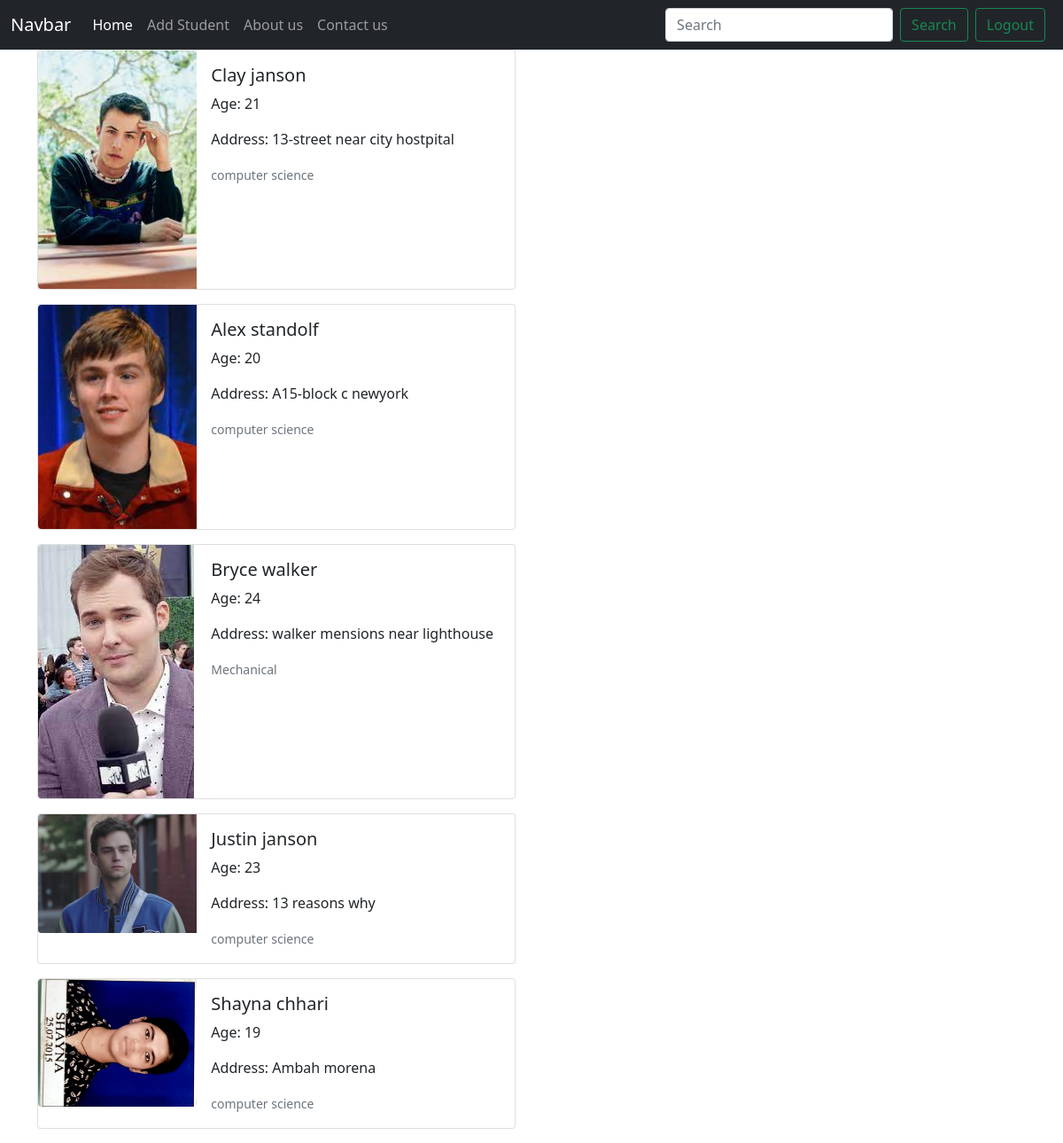
Before: / (signed in) with the older database file.
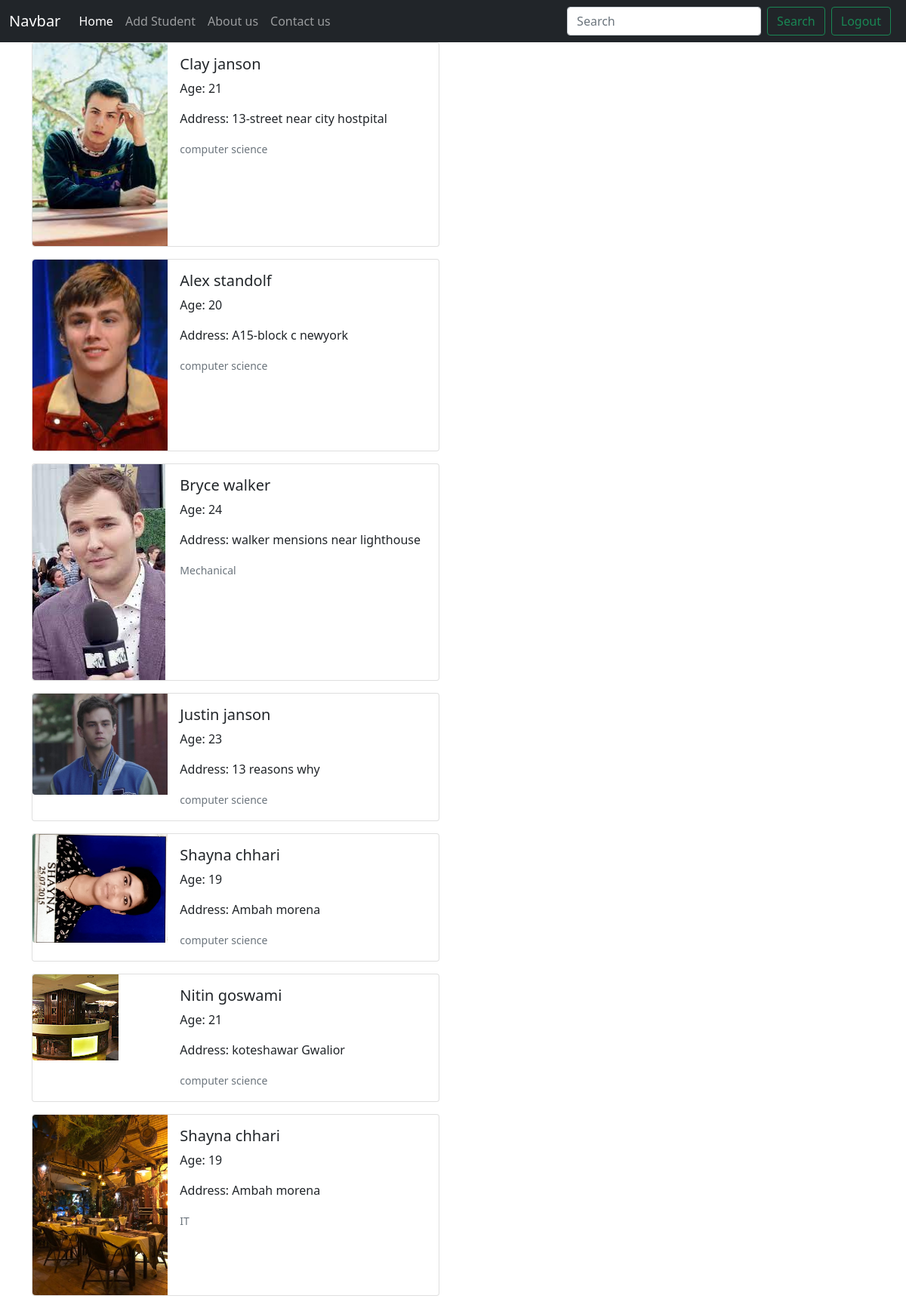
After: the same page with the newer database file.
### user/models.py (models this page shows, shortened)
class Student(models.Model):
    name = models.CharField(max_length=25)
    age = models.IntegerField()
    branch = models.CharField(max_length=20)
    address = models.CharField(max_length=100)
    image = models.ImageField(upload_to="user/student")

### user/views.py (the view)
# urls.py: path('', views.index, name='home'),
def index(request):
    if request.user.is_authenticated:
        students = Student.objects.all()
        context = {"students": students}
        return render(request, 'index.html', context)
    return redirect("/login")

### user/templates/index.html (shortened to what this page needs)
{% extends 'base.html' %}
{% block code %}
<div class="container">
    {% for student in students %}
    <div class="card mb-3" style="max-width: 540px;">
        <div class="row g-0">
          <div class="col-md-4">
            <img src="{{student.image.url}}" class="img-fluid rounded-start" alt="...">
          </div>
          <div class="col-md-8">
            <div class="card-body">
              <h5 class="card-title">{{student.name}}</h5>
              <p class="card-text">Age: {{student.age}}</p>
              <p class="card-text">Address: {{student.address}}</p>
              <p class="card-text"><small class="text-muted">{{student.branch}}</small></p>
            </div>
          </div>
        </div>
    </div>
    {% endfor %}
</div>
{% endblock code %}

Changed rows visible on the page:
added Student: image (picture), name "Nitin goswami", age "21", address "koteshawar Gwalior", branch "computer science"
added Student: image (picture), name "Shayna chhari", age "19", address "Ambah morena", branch "IT"
